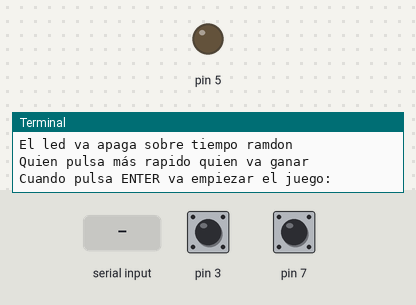
Bench run of a program on a simulated Raspberry Pi (header pin numbers). On the bench: output pins drawn as LEDs (lit = HIGH), the last lines printed to the terminal. Inputs (shaded band) come from the test bench; at power-on: pin 3 HIGH, pin 7 HIGH. Random numbers come from a fixed seed.

Above: at 1.2 s.
1.3 s: "0" typed at the terminal, then Enter
At 2.2 s:
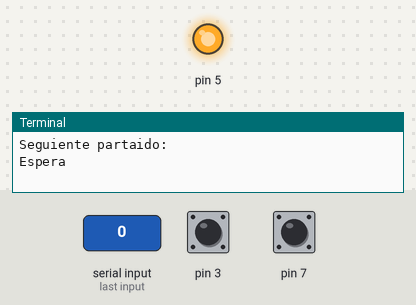
2.8 s: pin 3 pulled LOW for 3.2 s
7.5 s: "1" typed at the terminal, then Enter
At 13.1 s:
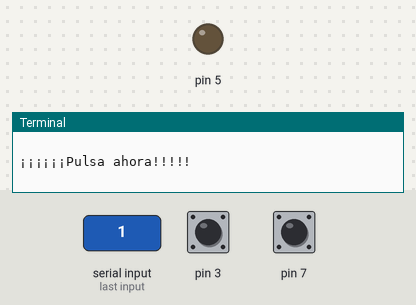
Timing chart, 0 to 14.6 s (numbered marks = the images above; inputs shaded):
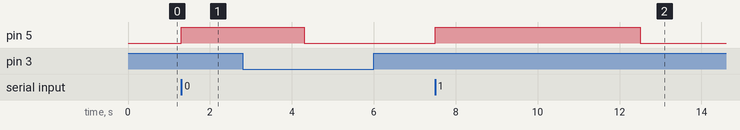

The program:

07-juegov1.py
```python
#!/usr/bin/env python
# Este arquivo emprega encoding: utf-8
import RPi.GPIO as GPIO # type: ignore
import time
import random
#Definimos as funcións
def establecerSaida(pin):
	GPIO.setup(pin, GPIO.OUT)
def establecerEntrada(pin):
	GPIO.setup(pin, GPIO.IN, pull_up_down=GPIO.PUD_UP)
def acender(pin):
	GPIO.output(pin, GPIO.HIGH)
def apagar(pin):
	GPIO.output(pin, GPIO.LOW)
def lerEstado(pin):
	estado=GPIO.input(pin)
	return estado

#Definimos as variables
FIN = False

Boton1 = 3 #cable rojo
LED = 5	#led rojo
Boton2 = 7 #cable azul
punto1 = 0
punto2 = 0
partidoFin = False

#ProgramaPrincipal
GPIO.setmode(GPIO.BOARD)

establecerEntrada(Boton1)
establecerEntrada(Boton2)
establecerSaida(LED)

print("Empieza el programa")
print("Game Rule:")
print("El led va apaga sobre tiempo ramdon")
print("Quien pulsa más rapido quien va ganar")
input("Cuando pulsa ENTER va empiezar el juego: ")

while not FIN:
	print("Seguiente partaido:")
	print("Espera\n")
	acender(LED)
	tiempoApaga = random.randint(3,5)
	time.sleep(tiempoApaga)
	apagar(LED)
	print("¡¡¡¡¡¡Pulsa ahora!!!!!\n")
	while not partidoFin:
		estadoBoton1 = lerEstado(Boton1)
		estadoBoton2 = lerEstado(Boton2)
		if estadoBoton1 == 0 and not partidoFin:
			punto1 = punto1 + 1
			partidoFin = True
			print("Gana jugador 1",)
		if estadoBoton2 == 0 and not partidoFin:
			punto2 = punto2 + 1
			partidoFin = True
			print("Gana jugador 2")
	print("Punto entre dos jugadores: ",punto1," : ",punto2)
	preguntaFIN = input("\nSi quiere termiar juego pulsa 0 sino ENTER solo: ")
	if preguntaFIN == "0":
		FIN = True
		print("Terminar juego\n")
	else:
		partidoFin = False
GPIO.cleanup()
```

Measured:
- after the input at 1.3 s, pin 5: LOW → HIGH at once
- after the input at 7.5 s, pin 5: LOW → HIGH at once, → LOW 5.0 s later
